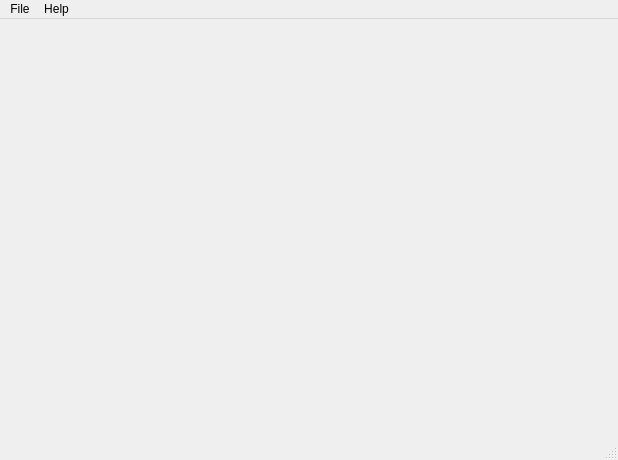
<?xml version="1.0" encoding="UTF-8"?>
<ui version="4.0">
 <class>MainWindowClass</class>
 <widget class="QMainWindow" name="MainWindowClass">
  <property name="geometry">
   <rect>
    <x>0</x>
    <y>0</y>
    <width>618</width>
    <height>460</height>
   </rect>
  </property>
  <property name="windowTitle">
   <string>MainWindow</string>
  </property>
  <widget class="QWidget" name="centralWidget">
   <layout class="QVBoxLayout" name="centralLayout">
    <property name="spacing">
     <number>0</number>
    </property>
    <property name="margin">
     <number>0</number>
    </property>
    <item>
     <widget class="OSMView" name="osmWidget" native="true"/>
    </item>
   </layout>
  </widget>
  <widget class="QMenuBar" name="menuBar">
   <property name="geometry">
    <rect>
     <x>0</x>
     <y>0</y>
     <width>618</width>
     <height>25</height>
    </rect>
   </property>
   <widget class="QMenu" name="menuFile">
    <property name="title">
     <string>File</string>
    </property>
    <addaction name="actionMakeMap"/>
    <addaction name="actionExit"/>
   </widget>
   <widget class="QMenu" name="menuHelp">
    <property name="title">
     <string>Help</string>
    </property>
    <addaction name="actionAbout"/>
   </widget>
   <addaction name="menuFile"/>
   <addaction name="menuHelp"/>
  </widget>
  <widget class="QStatusBar" name="statusBar"/>
  <action name="actionAbout">
   <property name="text">
    <string>About</string>
   </property>
  </action>
  <action name="actionMakeMap">
   <property name="text">
    <string>Map From Selection</string>
   </property>
   <property name="toolTip">
    <string>Makes a mapth file from the current selected region and lets you save it.</string>
   </property>
  </action>
  <action name="actionExit">
   <property name="text">
    <string>Exit</string>
   </property>
  </action>
 </widget>
 <layoutdefault spacing="6" margin="11"/>
 <customwidgets>
  <customwidget>
   <class>OSMView</class>
   <extends>QWidget</extends>
   <header>osmview.h</header>
   <container>1</container>
  </customwidget>
 </customwidgets>
 <resources/>
 <connections/>
</ui>
